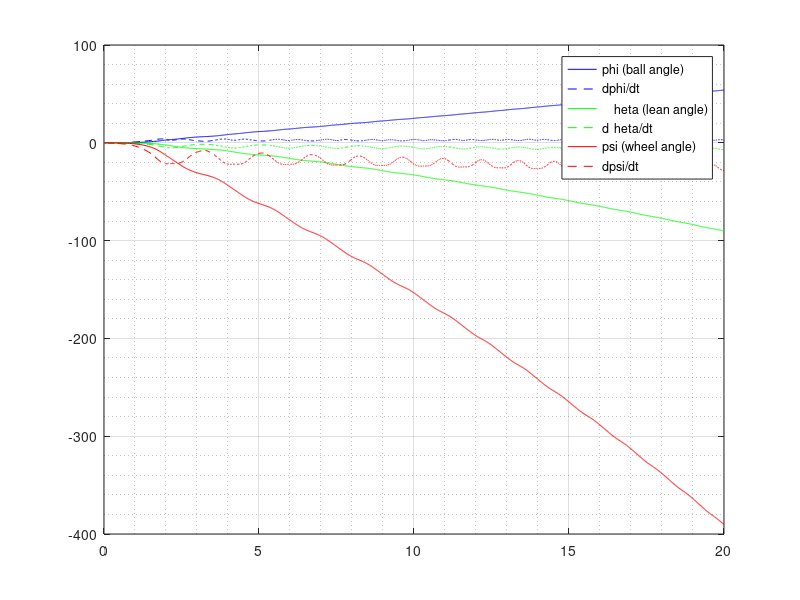

Write the MATLAB code that produced this figure. (Note: this script raises an error after producing the figure.)
clear
m_k = 2.29;         % Ball mass
m_w = 3;            % Virtual actuating wheel mass
m_a = 9.2;          % Body mass
r_k = 0.125;        % Ball radius
r_w = 0.06;         % Omniwheel radius
r_a = 0.1;          % Body radius
l = 0.339;          % Height of center of gravity
TH_k = 0.0239;      % Ball inertia
TH_w = 0.00236;     % Total inertia of actuating wheel (?)
TH_wxy = 0.00945;   % Inertia of actuating wheel in xy plane
TH_a = 4.76;        % Total inertia of body
TH_axy = 0.092;     % Inertia of body in xy plane
g = 9.81;           % Gravitational acceleration

% Wheel torque function of time
T_x = @(t) 0.0;

% y = [phi; dphi/dt; theta; dtheta/dt];
% dy/dt = [dphi/dt; dphi^2/d^phi; dtheta/dt; dtheta^2/d^t];
dydt = @(t, y) [y(2);...
    (r_k*(TH_w*T_x(t)*(r_k + r_w)^2 + TH_a*r_w^2*T_x(t) - TH_w*r_w*(r_k + r_w) + r_w^3*cos(y(3))*(m_w*(r_k + r_w) + l*m_a) + m_w*r_w^2*T_x(t)*(r_k + r_w)^2 + l^2*m_a*r_w^2*T_x(t) - TH_w*r_k*T_x(t)*(r_k + r_w) + TH_w*r_w*T_x(t)*(r_k + r_w) + TH_a*r_w^3*sin(y(3)*y(4)^2)*(m_w*(r_k + r_w) + l*m_a) - r_w^3*T_x(t)*cos(y(3))*(m_w*(r_k + r_w) + l*m_a) + m_w*r_w^3*sin(y(3)*y(4)^2)*(r_k + r_w)^2*(m_w*(r_k + r_w) + l*m_a) + l^2*m_a*r_w^3*sin(y(3)*y(4)^2)*(m_w*(r_k + r_w) + l*m_a) - g*r_w^3*cos(y(3))*sin(y(3))*(m_w*(r_k + r_w) + l*m_a)^2 + TH_w*r_w*sin(y(3)*y(4)^2)*(r_k + r_w)^2*(m_w*(r_k + r_w) + l*m_a) + r_k*r_w^2*T_x(t)*cos(y(3))*(m_w*(r_k + r_w) + l*m_a) + TH_w*g*r_w*sin(y(3))*(r_k + r_w)*(m_w*(r_k + r_w) + l*m_a)))/(r_w*(TH_k*TH_w*(r_k + r_w)^2 + TH_a*TH_w*r_k^2 + TH_a*TH_k*r_w^2 - r_k^2*r_w^2*cos(y(3))^2*(m_w*(r_k + r_w) + l*m_a)^2 + TH_w*m_w*r_k^2*(r_k + r_w)^2 + TH_k*m_w*r_w^2*(r_k + r_w)^2 + TH_w*l^2*m_a*r_k^2 + TH_k*l^2*m_a*r_w^2 + TH_w*r_k^2*(r_k + r_w)^2*(m_a + m_k + m_w) + TH_a*r_k^2*r_w^2*(m_a + m_k + m_w) + 2*TH_w*r_k^2*cos(y(3))*(r_k + r_w)*(m_w*(r_k + r_w) + l*m_a) + m_w*r_k^2*r_w^2*(r_k + r_w)^2*(m_a + m_k + m_w) + l^2*m_a*r_k^2*r_w^2*(m_a + m_k + m_w))); ...
    y(4);...
    -(TH_k*r_w^3 + TH_w*r_k^3*T_x(t) - TH_k*r_w^3*T_x(t) + r_k^2*r_w^3*(m_a + m_k + m_w) + TH_w*r_k^2*r_w - r_k^2*r_w^3*T_x(t)*(m_a + m_k + m_w) + r_k^3*r_w^2*T_x(t)*(m_a + m_k + m_w) - TH_w*r_k^2*T_x(t)*(r_k + r_w) + TH_k*r_k*r_w^2*T_x(t) - TH_w*r_k^2*r_w*T_x(t) + r_k^2*r_w^3*sin(y(3)*y(4)^2)*cos(y(3))*(m_w*(r_k + r_w) + l*m_a)^2 + r_k^2*r_w^2*T_x(t)*cos(y(3))*(m_w*(r_k + r_w) + l*m_a) - TH_k*g*r_w^3*sin(y(3))*(m_w*(r_k + r_w) + l*m_a) - TH_w*r_k^2*r_w*sin(y(3)*y(4)^2)*(r_k + r_w)*(m_w*(r_k + r_w) + l*m_a) - g*r_k^2*r_w^3*sin(y(3))*(m_w*(r_k + r_w) + l*m_a)*(m_a + m_k + m_w) - TH_w*g*r_k^2*r_w*sin(y(3))*(m_w*(r_k + r_w) + l*m_a))/(r_w*(TH_k*TH_w*(r_k + r_w)^2 + TH_a*TH_w*r_k^2 + TH_a*TH_k*r_w^2 - r_k^2*r_w^2*cos(y(3))^2*(m_w*(r_k + r_w) + l*m_a)^2 + TH_w*m_w*r_k^2*(r_k + r_w)^2 + TH_k*m_w*r_w^2*(r_k + r_w)^2 + TH_w*l^2*m_a*r_k^2 + TH_k*l^2*m_a*r_w^2 + TH_w*r_k^2*(r_k + r_w)^2*(m_a + m_k + m_w) + TH_a*r_k^2*r_w^2*(m_a + m_k + m_w) + 2*TH_w*r_k^2*cos(y(3))*(r_k + r_w)*(m_w*(r_k + r_w) + l*m_a) + m_w*r_k^2*r_w^2*(r_k + r_w)^2*(m_a + m_k + m_w) + l^2*m_a*r_k^2*r_w^2*(m_a + m_k + m_w)))];

% Initialize the ball bot to start aiming straight up
[t, y] = ode45(dydt, [0, 20], [0; 0; 0; 0]);

figure()

% Obtain the wheel's angle - same function works for phi's derivatives
psi = @(phi, th) -((r_k/r_w)*(phi-th)-th);

plot(t, y(:, 1), 'b');
hold on
plot(t, y(:, 2), 'b--');
plot(t, y(:, 3), 'g');
plot(t, y(:, 4), 'g--');
plot(t, psi(y(:, 1), y(:, 3)), 'r');
plot(t, psi(y(:, 2), y(:, 4)), 'r--');
legend("\phi (ball angle)", "d\phi/dt", "\theta (lean angle)", "d\theta/dt", "\psi (wheel angle)", "d\psi/dt");
grid on
grid minor
hold off

animate(t, y(:, 1), y(:, 3), psi(y(:, 1), y(:, 3)));
